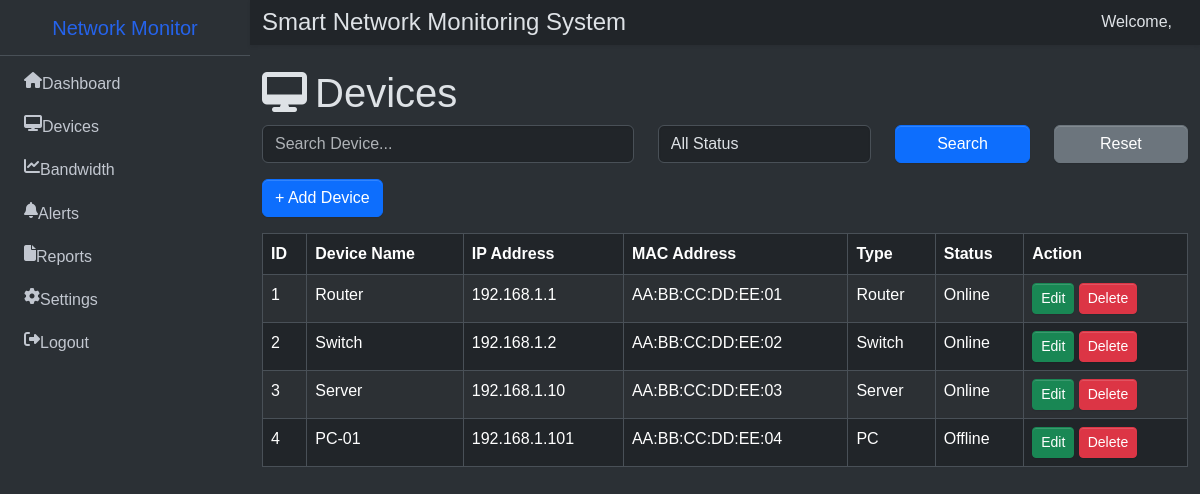
Screenshot of /devices.php with the database file from the repository.
### tables this page shows
CREATE TABLE `devices` (
  `id` int(11) NOT NULL,
  `device_name` varchar(100) NOT NULL,
  `ip_address` varchar(50) NOT NULL,
  `mac_address` varchar(50) NOT NULL,
  `device_type` varchar(50) NOT NULL,
  `status` enum('Online','Offline') DEFAULT 'Offline',
  `created_at` timestamp NOT NULL DEFAULT current_timestamp()
);

### includes/theme.php (called while the page is built, shortened)
<?php
$themeResult = mysqli_query($conn, "SELECT theme FROM settings WHERE id=1");
$themeData = mysqli_fetch_assoc($themeResult);
$themeAttr = (isset($themeData['theme']) && $themeData['theme'] === 'Dark') ? 'dark' : 'light';

### devices.php (the view, shortened to what this page needs)
<?php
include 'api/db.php';
?>
<?php include 'includes/theme.php'; ?>
<!DOCTYPE html>
<html lang="en" data-bs-theme="<?php echo $themeAttr; ?>">
<head>
<link rel="stylesheet" href="dist/css/adminlte.css">
<link href="https://cdn.jsdelivr.net/npm/bootstrap@5.3.7/dist/css/bootstrap.min.css" rel="stylesheet">
<link rel="stylesheet" href="https://cdnjs.cloudflare.com/ajax/libs/font-awesome/6.7.2/css/all.min.css">
<link rel="stylesheet" href="css/style.css">
</head>
<body class="layout-fixed sidebar-expand-lg bg-body-tertiary">
<div class="app-wrapper">
<?php include 'includes/navbar.php'; ?>
<?php include 'includes/sidebar.php'; ?>
<main class="app-main">
<div class="container-fluid mt-4">
<h1><i class="fas fa-desktop me-2"></i>Devices</h1>
<form method="GET" class="row mb-3">
    <div class="col-md-5">
        <input type="text" name="search" class="form-control"
               placeholder="Search Device..."
               value="<?php echo isset($_GET['search']) ? $_GET['search'] : ''; ?>">
    </div>
    <div class="col-md-3">
        <select name="status" class="form-control">
            <option value="">All Status</option>
        </select>
    </div>
    <div class="col-md-2">
        <button class="btn btn-primary w-100">Search</button>
    </div>
    <div class="col-md-2">
        <a href="devices.php" class="btn btn-secondary w-100">Reset</a>
    </div>
</form>
<a href="add_device.php" class="btn btn-primary mb-3">
+ Add Device
</a>
<table class="table table-bordered table-striped">
<thead>
<tr>
<th>ID</th>
<th>Device Name</th>
<th>IP Address</th>
<th>MAC Address</th>
<th>Type</th>
<th>Status</th>
<th>Action</th>
</tr>
</thead>
<tbody>
<?php
$sql = "SELECT * FROM devices";
$result = mysqli_query($conn, $sql);
while($row = mysqli_fetch_assoc($result)){
?>
<tr>
<td><?php echo $row['id']; ?></td>
<td><?php echo $row['device_name']; ?></td>
<td><?php echo $row['ip_address']; ?></td>
<td><?php echo $row['mac_address']; ?></td>
<td><?php echo $row['device_type']; ?></td>
<td><?php echo $row['status']; ?></td>
<td>
<a href="edit_device.php?id=<?php echo $row['id']; ?>" class="btn btn-success btn-sm">Edit</a>
<a href="delete_device.php?id=<?php echo $row['id']; ?>"
   class="btn btn-danger btn-sm"
   onclick="return confirm('Are you sure you want to delete this device?');">Delete</a>
</td>
</tr>
<?php } ?>
</tbody>
</table>
</div>
</main>
</div>
</body>
</html>

### css/style.css (style rules this page uses)
* { margin:0; padding:0; box-sizing:border-box; font-family:Arial,sans-serif; }
html,body { background:white; min-height:100%; }

### rows the page displays
devices: id "1", device_name "Router", ip_address "192.168.1.1", mac_address "AA:BB:CC:DD:EE:01", device_type "Router", status "Online"
devices: id "2", device_name "Switch", ip_address "192.168.1.2", mac_address "AA:BB:CC:DD:EE:02", device_type "Switch", status "Online"
devices: id "3", device_name "Server", ip_address "192.168.1.10", mac_address "AA:BB:CC:DD:EE:03", device_type "Server", status "Online"
devices: id "4", device_name "PC-01", ip_address "192.168.1.101", mac_address "AA:BB:CC:DD:EE:04", device_type "PC", status "Offline"
